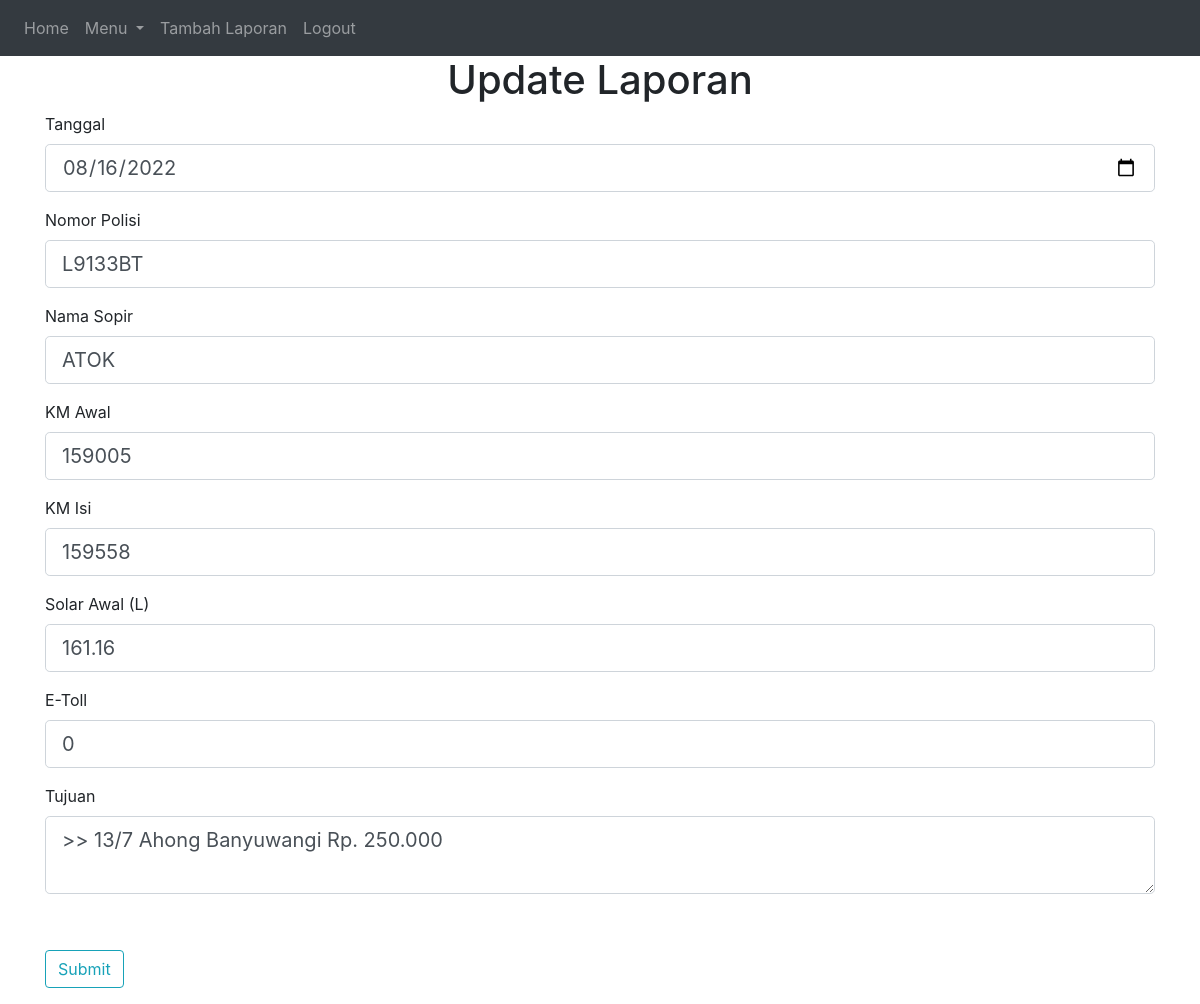
/laporan/4/update (signed in), run on the app's committed database.
### website/models.py (models this page shows)
class Laporan(db.Model):
    id = db.Column(db.Integer, primary_key=True)
    tanggal = db.Column(db.Date())
    nopol = db.Column(db.String(100))
    sopir = db.Column(db.String(100))
    tujuan = db.Column(db.String(500))
    km_awal = db.Column(db.Integer)
    km_isi = db.Column(db.Integer)
    solar_awal = db.Column(db.Float)
    tujuan = db.Column(db.String(500))
    e_toll = db.Column(db.Integer)
    username = db.Column(db.String(150), db.ForeignKey('user.username'))

### website/views.py (the view)
@views.route('/laporan/<int:id>/update', methods=['GET', 'POST'])
@login_required
def update_laporan(id):
    laporan = Laporan.query.get_or_404(id)
    form = LaporanForm()
    if laporan.username != current_user.username:
        abort(403)
    if form.validate_on_submit():
        laporan.tanggal = form.tanggal.data
        laporan.nopol = form.nopol.data.upper()
        laporan.sopir = form.sopir.data.upper()
        laporan.km_awal = form.km_awal.data
        laporan.km_isi = form.km_isi.data
        laporan.solar_awal = form.solar_awal.data
        laporan.e_toll = form.e_toll.data
        laporan.tujuan = form.tujuan.data
        db.session.commit()
        flash('Data laporan berhasil diupdate!', 'success')
        return redirect(url_for('views.laporan', id=laporan.id))
    elif request.method == 'GET':
        form.tanggal.data = laporan.tanggal
        form.nopol.data = laporan.nopol
        form.sopir.data = laporan.sopir
        form.km_awal.data = laporan.km_awal
        form.km_isi.data = laporan.km_isi
        form.solar_awal.data = laporan.solar_awal
        form.e_toll.data = laporan.e_toll
        form.tujuan.data = laporan.tujuan
    return render_template('add_laporan.html', title="Update Laporan", form = form, user=current_user)

### website/views.py
class LaporanForm(FlaskForm):
    tanggal = DateField('Tanggal', validators=[DataRequired()])
    nopol = StringField('Nomor Polisi', validators=[DataRequired()])
    sopir = StringField('Nama Sopir', validators=[DataRequired()])
    km_awal = IntegerField('KM Awal', validators=[DataRequired()])
    km_isi = IntegerField('KM Isi')
    solar_awal = DecimalField('Solar Awal (L)')
    e_toll = IntegerField('E-Toll')
    tujuan = TextAreaField('Tujuan')
    submit = SubmitField('Submit')

### website/__init__.py (called while the page is built)
def create_app():
    app = Flask(__name__)
    app.config['SECRET_KEY'] = '123123'
    app.config['SQLALCHEMY_DATABASE_URI'] = f'sqlite:///{DB_NAME}'
    app.config['MAX_CONTENT_LENGTH'] = 16 * 1024 * 1024
    db.init_app(app)
    from .views import views
    from .auth import auth
    app.register_blueprint(views, url_prefix='/')
    app.register_blueprint(auth, url_prefix='/')
    from .models import User, Laporan
    create_database(app)
    login_manager = LoginManager()
    login_manager.login_view = 'auth.login'
    login_manager.init_app(app)
    @login_manager.user_loader
    def load_user(id):
        return User.query.get(int(id))
    return app

### website/templates/add_laporan.html (shortened to what this page needs)
{% extends "home.html" %}
{% block content %}
<h1 align="center">{% block title %} {{ title }} {% endblock %}</h1>
<div class="content-section">
    <form method="POST" action="">
        <fieldset class="form-group">
            <div class="form-group">
                {{ form.tanggal.label(class="form-control-label") }}
                {% if form.tanggal.errors %}
                    {{ form.tanggal(class="form-control form-control-lg is-invalid") }}
                    <div class="invalid-feedback">
                        {% for error in form.tanggal.errors %}
                            <span>{{ error }}</span>
                        {% endfor %}
                    </div>
                {% else %}
                    {{ form.tanggal(class="form-control form-control-lg") }}
                {% endif %}
            </div>
            <div class="form-group">
                {{ form.nopol.label(class="form-control-label") }}
                {% if form.nopol.errors %}
                    {{ form.nopol(class="form-control form-control-lg is-invalid") }}
                    <div class="invalid-feedback">
                        {% for error in form.nopol.errors %}
                            <span>{{ error }}</span>
                        {% endfor %}
                    </div>
                {% else %}
                    {{ form.nopol(class="form-control form-control-lg") }}
                {% endif %}
            </div>
            <div class="form-group">
                {{ form.sopir.label(class="form-control-label") }}
                {% if form.sopir.errors %}
                    {{ form.sopir(class="form-control form-control-lg is-invalid") }}
                    <div class="invalid-feedback">
                        {% for error in form.sopir.errors %}
                            <span>{{ error }}</span>
                        {% endfor %}
                    </div>
                {% else %}
                    {{ form.sopir(class="form-control form-control-lg") }}
                {% endif %}
            </div>
            <div class="form-group">
                {{ form.km_awal.label(class="form-control-label") }}
                {% if form.km_awal.errors %}
                    {{ form.km_awal(class="form-control form-control-lg is-invalid") }}
                    <div class="invalid-feedback">
                        {% for error in form.km_awal.errors %}
                            <span>{{ error }}</span>
                        {% endfor %}
                    </div>
                {% else %}
                    {{ form.km_awal(class="form-control form-control-lg") }}
                {% endif %}
            </div>
            <div class="form-group">
                {{ form.km_isi.label(class="form-control-label") }}
                {% if form.km_isi.errors %}
                    {{ form.km_isi(class="form-control form-control-lg is-invalid") }}
                    <div class="invalid-feedback">
                        {% for error in form.km_isi.errors %}
                            <span>{{ error }}</span>
                        {% endfor %}
                    </div>
                {% else %}
                    {{ form.km_isi(class="form-control form-control-lg") }}
                {% endif %}
            </div>
            <div class="form-group">
                {{ form.solar_awal.label(class="form-control-label") }}
                {% if form.solar_awal.errors %}
                    {{ form.solar_awal(class="form-control form-control-lg is-invalid") }}
                    <div class="invalid-feedback">
                        {% for error in form.solar_awal.errors %}
                            <span>{{ error }}</span>
                        {% endfor %}
                    </div>
                {% else %}
                    {{ form.solar_awal(class="form-control form-control-lg") }}
                {% endif %}
            </div>
            <div class="form-group">
                {{ form.e_toll.label(class="form-control-label") }}
                {% if form.e_toll.errors %}
                    {{ form.e_toll(class="form-control form-control-lg is-invalid") }}
                    <div class="invalid-feedback">
                        {% for error in form.e_toll.errors %}
                            <span>{{ error }}</span>
                        {% endfor %}
                    </div>
                {% else %}
                    {{ form.e_toll(class="form-control form-control-lg") }}
                {% endif %}
            </div>
            <div class="form-group">
                {{ form.tujuan.label(class="form-control-label") }}
                {% if form.tujuan.errors %}
                    {{ form.tujuan(class="form-control form-control-lg is-invalid") }}
                    <div class="invalid-feedback">
                        {% for error in form.tujuan.errors %}
                            <span>{{ error }}</span>
                        {% endfor %}
                    </div>
                {% else %}
                    {{ form.tujuan(class="form-control form-control-lg") }}
                {% endif %}
            </div>
        </fieldset>
        <div class="form-group">
            {{ form.submit(class="btn btn-outline-info") }}
        </div>
    </form>
</div>
{% endblock content %}

### data on the page
Laporan: tanggal "08/16/2022", nopol "L9133BT", sopir "ATOK", km_awal "159005", km_isi "159558", solar_awal "161.16", e_toll "0", tujuan ">> 13/7 Ahong Banyuwangi Rp. 250.000"

### other printed values
{{ title }} "Update Laporan"
